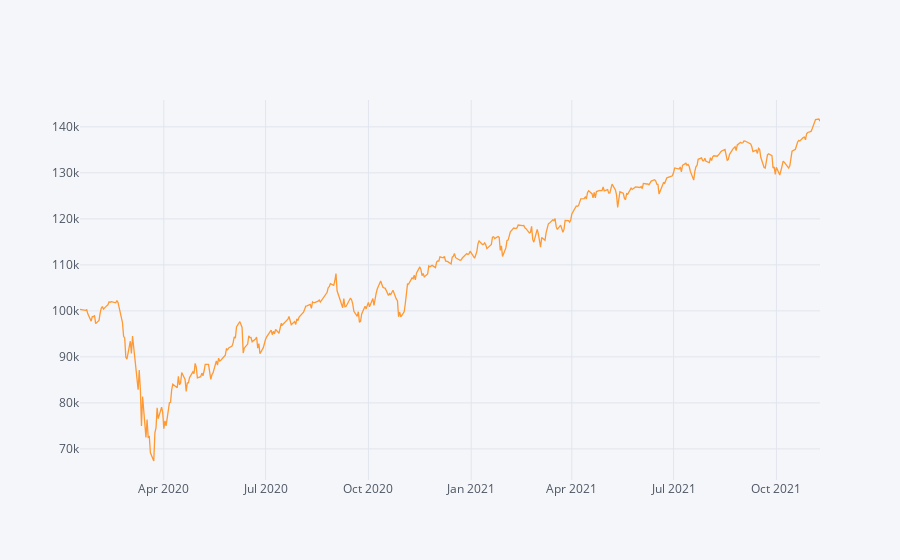

Source (notebook cell):
### Code cell
#Todo:
r_df = results['result_df']

# Calculate the Absolute Return of a buy-and-hold strategy in the same period

absolute_return_bh = ((r_df.iloc[-1].Close - r_df.Open.iloc[0])/r_df.Open.iloc[0])*100

# Calculate the CAGR or our trend-following trading strategy

CAGR_bh = ((r_df.Close.iloc[-1]/r_df.Open.iloc[0])**(365/(r_df.index[-1] - r_df.index[0]).days))-1

# Calculate the IR (Sharpe without RF-rate) of our trend-following trading strategy

information_ratio_bh = (r_df.Close.pct_change().mean()/r_df.Close.pct_change().std())*((252)**0.5)

#Plot the equity curve (hint: use 'close' returns and your initial capital value to generate an equity curve)
((r_df.Close.pct_change().dropna()+1).cumprod()*starting_capital).iplot()

### Figure 1 — Plotly figure (JSON) as saved in the notebook; plotly's stock layout.template omitted (floating-point values rounded to 4 significant figures; data arrays with more than 128 entries replaced by an {"elided": "..."} marker saying what was removed)
{"data": [{"line": {"color": "rgba(255, 153, 51, 1.0)", "dash": "solid", "shape": "linear", "width": 1.3}, "mode": "lines", "name": "Close", "text": "", "type": "scatter", "x": {"elided": "458 str values"}, "y": {"elided": "458 float values"}}], "layout": {"autosize": true, "legend": {"bgcolor": "#F5F6F9", "font": {"color": "#4D5663"}}, "paper_bgcolor": "#F5F6F9", "plot_bgcolor": "#F5F6F9", "title": {"font": {"color": "#4D5663"}}, "xaxis": {"autorange": true, "gridcolor": "#E1E5ED", "range": ["2020-01-17", "2021-11-09"], "showgrid": true, "tickfont": {"color": "#4D5663"}, "title": {"font": {"color": "#4D5663"}, "text": ""}, "type": "date", "zerolinecolor": "#E1E5ED"}, "yaxis": {"autorange": true, "gridcolor": "#E1E5ED", "range": [63240.0, 145800.0], "showgrid": true, "tickfont": {"color": "#4D5663"}, "title": {"font": {"color": "#4D5663"}, "text": ""}, "type": "linear", "zerolinecolor": "#E1E5ED"}}}
